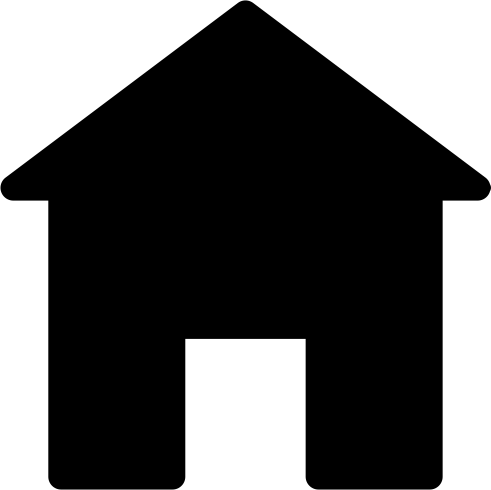
#> input picture house_png_1.png, 981 x 980 px (shown at 1/2 size)
$ jupyter execute --allow-errors Scraped_Data_EDA.ipynb
#> lines starting #> are read from the running program, lines starting #| are printed output that depends on the picture
[cell 1]
import nltk
nltk.download('stopwords')
#> (this line was passed over: nltk is not available in this run)
nltk.download('vader_lexicon')
#> (this line was passed over: nltk is not available in this run)

[cell 2]
import pandas as pd
import numpy as np
import nltk
from nltk.sentiment.vader import SentimentIntensityAnalyzer
from pmaw import PushshiftAPI
import matplotlib.pyplot as plt
import math
from datetime import datetime
import datetime as dt
from nltk.tokenize import RegexpTokenizer, TweetTokenizer, word_tokenize
from nltk.corpus import stopwords
from nltk.stem import PorterStemmer, SnowballStemmer
from sklearn.feature_extraction.text import TfidfVectorizer, CountVectorizer
from sklearn.model_selection import train_test_split
from sklearn.tree import DecisionTreeClassifier
from sklearn.ensemble import RandomForestClassifier
from sklearn.naive_bayes import MultinomialNB
from sklearn.model_selection import cross_val_score
from sklearn.metrics import precision_score, recall_score, accuracy_score, f1_score
from sklearn.metrics import plot_confusion_matrix
import re
import string
import seaborn as sns
from wordcloud import WordCloud
from textblob import TextBlob
#> (the rest of this cell did not finish here and is left out)

#> (a cell that did not finish here is left out)

#> (a cell that did not finish here is left out)

[cell 5]
relevant_columns=['body','score','total_awards_received','created_utc','author','permalink']

#> (a cell that did not finish here is left out)

[cell 7]
def unix_to_date(input):
    ts = int(input)
    print(datetime.utcfromtimestamp(ts).strftime('%Y-%m-%d %H:%M:%S'))

[cell 8]
def wordcloud_maker(df, feature):
    wordcloud = WordCloud(width = 1000,
                       height = 800,
                       colormap = 'viridis',
                       margin = 0,
                       max_words = 200,
                       min_word_length = 4,
                       max_font_size = 120, min_font_size = 15,
                       background_color = "black").generate(" ".join(df[feature]))
    plt.figure(figsize = (10, 15))
    plt.imshow(wordcloud)
    plt.title(f'{feature} Wordcloud', fontsize=32, fontweight='bold')
    plt.axis('off')

#> (a cell that did not finish here is left out)

[cell 10]
from wordcloud import WordCloud, STOPWORDS, ImageColorGenerator
from PIL import Image
cand_mask=np.array(Image.open('house_png_1.png'))
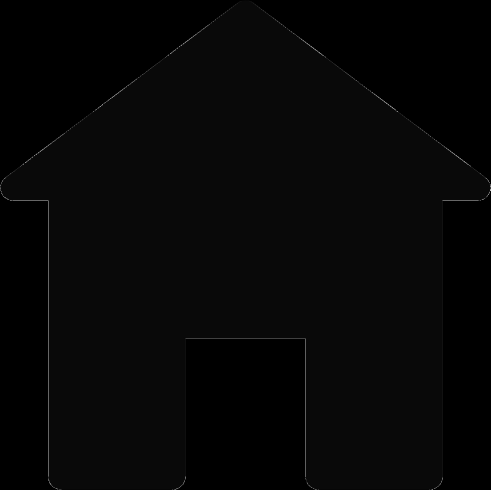
#> cand_mask: shape (980, 981) (shown at 1/2 size); min 0, max 239, mean 6

[cell 11]
cand_mask=np.where(cand_mask < 3, 255, cand_mask)
